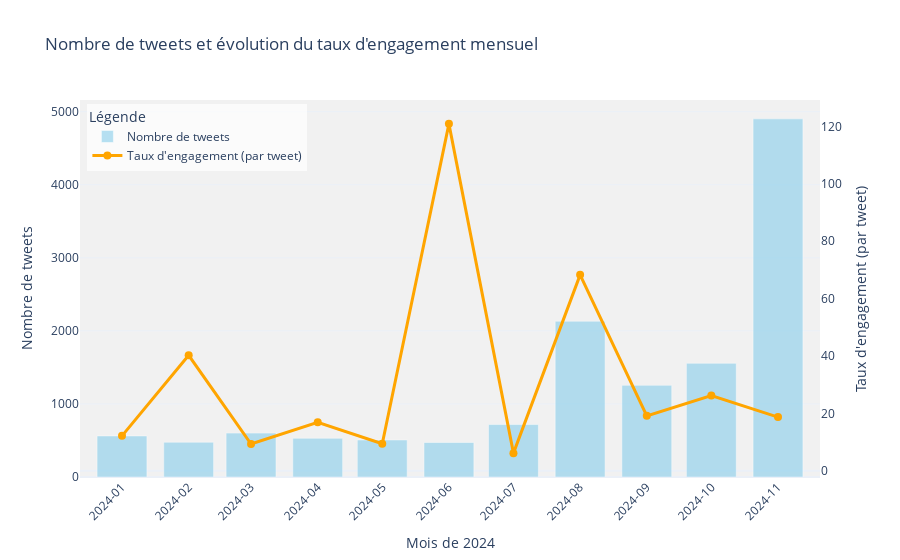

The notebook cell this image was saved under:
### Markdown cell above
## 3. Création d'un indice : le taux d'engagement

Pour essayer de condenser toutes les informations précédentes en une seule mesure, nous avons calculer le taux d'engagement égal au nombre total d'interactions sur le nombre de tweets. Dit autrement, c'est le nombre de réactions que suscite en moyenne un tweet durant un mois.

### Code cell
# Fonction pour calculer les statistiques mensuelles
def calculate_monthly_stats(df):
    """
    Calculer les statistiques mensuelles : nombre de tweets et taux d'engagement.
    """
    monthly_stats = df.groupby('YearMonth').agg(
        TotalLikes=('Likes', 'sum'),
        TotalComments=('Comments', 'sum'),
        TotalRepost=('Repost', 'sum'),
        NombreTweets=('YearMonth', 'size')
    ).reset_index()

    # Calculer le taux d'engagement
    monthly_stats['Taux_Engagement'] = (
        (monthly_stats['TotalLikes'] + monthly_stats['TotalComments'] + monthly_stats['TotalRepost'])
        / monthly_stats['NombreTweets']
    )
    return monthly_stats

# Calcul des statistiques
monthly_stats = calculate_monthly_stats(df)

# Création du graphique avec Plotly
fig = go.Figure()

# Ajouter les barres pour le nombre de tweets
fig.add_trace(go.Bar(
    x=monthly_stats['YearMonth'],
    y=monthly_stats['NombreTweets'],
    name='Nombre de tweets',
    marker_color='skyblue',
    opacity=0.6,
    yaxis='y1'
))

# Ajouter la courbe pour le taux d'engagement avec une deuxième échelle
fig.add_trace(go.Scatter(
    x=monthly_stats['YearMonth'],
    y=monthly_stats['Taux_Engagement'],
    mode='lines+markers',
    name="Taux d'engagement (par tweet)",
    line=dict(color='orange', width=3),
    marker=dict(size=8),
    yaxis='y2'
))

# Personnalisation des axes et du fond
fig.update_layout(
    title="Nombre de tweets et évolution du taux d'engagement mensuel",
    xaxis=dict(
        title="Mois de 2024",
        tickangle=-45,
        tickmode='array',  # Afficher tous les mois
        tickvals=monthly_stats['YearMonth'],  # Valeurs des mois
        ticktext=monthly_stats['YearMonth'],  # Libellé des mois
    ),
    yaxis=dict(
        title="Nombre de tweets",
        side="left",
        showgrid=True
    ),
    yaxis2=dict(
        title="Taux d'engagement (par tweet)",
        side="right",
        overlaying="y",
        showgrid=False,
        tickformat=".0f"  # Supprime les décimales pour l'axe de droite
    ),
    template="plotly_white",
    #paper_bgcolor='rgba(230,230,230,0.8)',  # Fond grisé
    plot_bgcolor='rgba(240,240,240,0.9)',   # Fond du graphique
    barmode='overlay',
    legend=dict(
        title="Légende",
        x=0.01,  # Déplacer la légende vers la gauche
        y=0.99,
        bgcolor='rgba(255,255,255,0.7)'  # Fond semi-transparent pour la légende
    )
)

# Afficher le graphique dans le notebook
fig.show()

### Figure 1 — Plotly figure (JSON) as saved in the notebook; plotly's stock layout.template omitted (floating-point values rounded to 4 significant figures)
{"data": [{"marker": {"color": "skyblue"}, "name": "Nombre de tweets", "opacity": 0.6, "type": "bar", "x": ["2024-01", "2024-02", "2024-03", "2024-04", "2024-05", "2024-06", "2024-07", "2024-08", "2024-09", "2024-10", "2024-11"], "y": [562, 476, 601, 530, 507, 472, 718, 2132, 1255, 1556, 4902], "yaxis": "y"}, {"line": {"color": "orange", "width": 3}, "marker": {"size": 8}, "mode": "lines+markers", "name": "Taux d'engagement (par tweet)", "type": "scatter", "x": ["2024-01", "2024-02", "2024-03", "2024-04", "2024-05", "2024-06", "2024-07", "2024-08", "2024-09", "2024-10", "2024-11"], "y": [12.14, 40.22, 9.298, 16.88, 9.398, 120.9, 6.114, 68.25, 19.12, 26.2, 18.69], "yaxis": "y2"}], "layout": {"barmode": "overlay", "legend": {"bgcolor": "rgba(255,255,255,0.7)", "title": {"text": "Légende"}, "x": 0.01, "y": 0.99}, "plot_bgcolor": "rgba(240,240,240,0.9)", "title": {"text": "Nombre de tweets et évolution du taux d'engagement mensuel"}, "xaxis": {"tickangle": -45, "tickmode": "array", "ticktext": ["2024-01", "2024-02", "2024-03", "2024-04", "2024-05", "2024-06", "2024-07", "2024-08", "2024-09", "2024-10", "2024-11"], "tickvals": ["2024-01", "2024-02", "2024-03", "2024-04", "2024-05", "2024-06", "2024-07", "2024-08", "2024-09", "2024-10", "2024-11"], "title": {"text": "Mois de 2024"}}, "yaxis": {"showgrid": true, "side": "left", "title": {"text": "Nombre de tweets"}}, "yaxis2": {"overlaying": "y", "showgrid": false, "side": "right", "tickformat": ".0f", "title": {"text": "Taux d'engagement (par tweet)"}}}}
